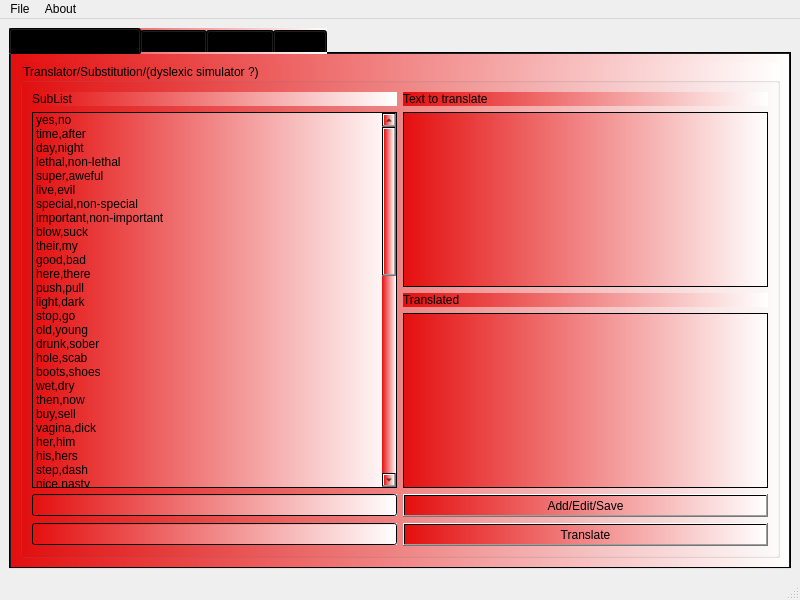
<?xml version="1.0" encoding="UTF-8"?>
<ui version="4.0">
 <class>MainWindow</class>
 <widget class="QMainWindow" name="MainWindow">
  <property name="geometry">
   <rect>
    <x>0</x>
    <y>0</y>
    <width>800</width>
    <height>600</height>
   </rect>
  </property>
  <property name="windowTitle">
   <string>RightHand</string>
  </property>
  <widget class="QWidget" name="centralwidget">
   <layout class="QGridLayout" name="gridLayout_3">
    <item row="0" column="0">
     <widget class="QTabWidget" name="tabWidget">
      <property name="styleSheet">
       <string notr="true">background:qlineargradient(spread:pad, x1:0, y1:0, x2:1, y2:0, stop:0 rgb(228, 15, 15), stop:1 rgba(255, 255, 255, 255))</string>
      </property>
      <property name="currentIndex">
       <number>0</number>
      </property>
      <widget class="QWidget" name="Traslate">
       <attribute name="title">
        <string>Translate/Substitute</string>
       </attribute>
       <layout class="QGridLayout" name="gridLayout_2">
        <item row="0" column="0">
         <widget class="QGroupBox" name="groupBox">
          <property name="title">
           <string>Translator/Substitution/(dyslexic simulator ?)</string>
          </property>
          <layout class="QGridLayout" name="gridLayout">
           <item row="1" column="1">
            <widget class="QTextEdit" name="input"/>
           </item>
           <item row="4" column="1">
            <widget class="QPushButton" name="pushButton">
             <property name="text">
              <string>Add/Edit/Save</string>
             </property>
            </widget>
           </item>
           <item row="1" column="0" rowspan="3">
            <widget class="QListWidget" name="sublist">
             <item>
              <property name="text">
               <string>yes,no</string>
              </property>
             </item>
             <item>
              <property name="text">
               <string>time,after</string>
              </property>
             </item>
             <item>
              <property name="text">
               <string>day,night</string>
              </property>
             </item>
             <item>
              <property name="text">
               <string>lethal,non-lethal</string>
              </property>
             </item>
             <item>
              <property name="text">
               <string>super,aweful</string>
              </property>
             </item>
             <item>
              <property name="text">
               <string>live,evil</string>
              </property>
             </item>
             <item>
              <property name="text">
               <string>special,non-special</string>
              </property>
             </item>
             <item>
              <property name="text">
               <string>important,non-important</string>
              </property>
             </item>
             <item>
              <property name="text">
               <string>blow,suck</string>
              </property>
             </item>
             <item>
              <property name="text">
               <string>their,my</string>
              </property>
             </item>
             <item>
              <property name="text">
               <string>good,bad</string>
              </property>
             </item>
             <item>
              <property name="text">
               <string>here,there</string>
              </property>
             </item>
             <item>
              <property name="text">
               <string>push,pull</string>
              </property>
             </item>
             <item>
              <property name="text">
               <string>light,dark</string>
              </property>
             </item>
             <item>
              <property name="text">
               <string>stop,go</string>
              </property>
             </item>
             <item>
              <property name="text">
               <string>old,young</string>
              </property>
             </item>
             <item>
              <property name="text">
               <string>drunk,sober</string>
              </property>
             </item>
             <item>
              <property name="text">
               <string>hole,scab</string>
              </property>
             </item>
             <item>
              <property name="text">
               <string>boots,shoes</string>
              </property>
             </item>
             <item>
              <property name="text">
               <string>wet,dry</string>
              </property>
             </item>
             <item>
              <property name="text">
               <string>then,now</string>
              </property>
             </item>
             <item>
              <property name="text">
               <string>buy,sell</string>
              </property>
             </item>
             <item>
              <property name="text">
               <string>vagina,dick</string>
              </property>
             </item>
             <item>
              <property name="text">
               <string>her,him</string>
              </property>
             </item>
             <item>
              <property name="text">
               <string>his,hers</string>
              </property>
             </item>
             <item>
              <property name="text">
               <string>step,dash</string>
              </property>
             </item>
             <item>
              <property name="text">
               <string>nice,nasty</string>
              </property>
             </item>
             <item>
              <property name="text">
               <string>crap,fuck</string>
              </property>
             </item>
             <item>
              <property name="text">
               <string>something,nothing</string>
              </property>
             </item>
             <item>
              <property name="text">
               <string>hear,see</string>
              </property>
             </item>
             <item>
              <property name="text">
               <string>hearing,seeing</string>
              </property>
             </item>
             <item>
              <property name="text">
               <string>this,that</string>
              </property>
             </item>
             <item>
              <property name="text">
               <string>who,me</string>
              </property>
             </item>
             <item>
              <property name="text">
               <string>why,fact</string>
              </property>
             </item>
             <item>
              <property name="text">
               <string>i,you</string>
              </property>
             </item>
             <item>
              <property name="text">
               <string>we,them</string>
              </property>
             </item>
             <item>
              <property name="text">
               <string>need,dontneed</string>
              </property>
             </item>
             <item>
              <property name="text">
               <string>test,final</string>
              </property>
             </item>
             <item>
              <property name="text">
               <string>first,last</string>
              </property>
             </item>
             <item>
              <property name="text">
               <string>lived,devil</string>
              </property>
             </item>
             <item>
              <property name="text">
               <string>under,over</string>
              </property>
             </item>
             <item>
              <property name="text">
               <string>like,hate</string>
              </property>
             </item>
             <item>
              <property name="text">
               <string>hi,bye</string>
              </property>
             </item>
             <item>
              <property name="text">
               <string>sit,stand</string>
              </property>
             </item>
             <item>
              <property name="text">
               <string>happy,sad</string>
              </property>
             </item>
             <item>
              <property name="text">
               <string>up,down</string>
              </property>
             </item>
             <item>
              <property name="text">
               <string>in,out</string>
              </property>
             </item>
             <item>
              <property name="text">
               <string>fart,metal</string>
              </property>
             </item>
             <item>
              <property name="text">
               <string>desire,disrespect</string>
              </property>
             </item>
             <item>
              <property name="text">
               <string>smile,frown</string>
              </property>
             </item>
             <item>
              <property name="text">
               <string>pain,pleasure</string>
              </property>
             </item>
             <item>
              <property name="text">
               <string>ass,face</string>
              </property>
             </item>
             <item>
              <property name="text">
               <string>hand,foot</string>
              </property>
             </item>
             <item>
              <property name="text">
               <string>give,take</string>
              </property>
             </item>
             <item>
              <property name="text">
               <string>get,getaway</string>
              </property>
             </item>
             <item>
              <property name="text">
               <string>send,receive</string>
              </property>
             </item>
             <item>
              <property name="text">
               <string>careful,wreckless</string>
              </property>
             </item>
             <item>
              <property name="text">
               <string>broken,fixed</string>
              </property>
             </item>
             <item>
              <property name="text">
               <string>more,less</string>
              </property>
             </item>
             <item>
              <property name="text">
               <string>run,walk</string>
              </property>
             </item>
            </widget>
           </item>
           <item row="0" column="1">
            <widget class="QLabel" name="label">
             <property name="text">
              <string>Text to translate</string>
             </property>
            </widget>
           </item>
           <item row="5" column="1">
            <widget class="QPushButton" name="translatebtn">
             <property name="text">
              <string>Translate</string>
             </property>
            </widget>
           </item>
           <item row="3" column="1">
            <widget class="QTextEdit" name="translated"/>
           </item>
           <item row="4" column="0">
            <widget class="QLineEdit" name="in1"/>
           </item>
           <item row="5" column="0">
            <widget class="QLineEdit" name="in2"/>
           </item>
           <item row="2" column="1">
            <widget class="QLabel" name="label_2">
             <property name="text">
              <string>Translated</string>
             </property>
            </widget>
           </item>
           <item row="0" column="0">
            <widget class="QLabel" name="label_3">
             <property name="text">
              <string>SubList</string>
             </property>
            </widget>
           </item>
          </layout>
         </widget>
        </item>
       </layout>
      </widget>
      <widget class="QWidget" name="tab_2">
       <attribute name="title">
        <string>Options</string>
       </attribute>
      </widget>
      <widget class="QWidget" name="tab">
       <attribute name="title">
        <string>Capture</string>
       </attribute>
      </widget>
      <widget class="QWidget" name="tab_3">
       <attribute name="title">
        <string>Mask</string>
       </attribute>
      </widget>
     </widget>
    </item>
   </layout>
  </widget>
  <widget class="QMenuBar" name="menubar">
   <property name="geometry">
    <rect>
     <x>0</x>
     <y>0</y>
     <width>800</width>
     <height>23</height>
    </rect>
   </property>
   <widget class="QMenu" name="menuFile">
    <property name="title">
     <string>File</string>
    </property>
    <addaction name="actionSave"/>
    <addaction name="actionExit"/>
   </widget>
   <widget class="QMenu" name="menuAbout">
    <property name="title">
     <string>About</string>
    </property>
    <addaction name="actionUpdate"/>
   </widget>
   <addaction name="menuFile"/>
   <addaction name="menuAbout"/>
  </widget>
  <widget class="QStatusBar" name="statusbar"/>
  <action name="actionSave">
   <property name="text">
    <string>Save</string>
   </property>
  </action>
  <action name="actionExit">
   <property name="text">
    <string>Exit</string>
   </property>
  </action>
  <action name="actionUpdate">
   <property name="text">
    <string>Update</string>
   </property>
  </action>
  <action name="actionOptions">
   <property name="text">
    <string>Options</string>
   </property>
  </action>
 </widget>
 <resources/>
 <connections/>
</ui>
